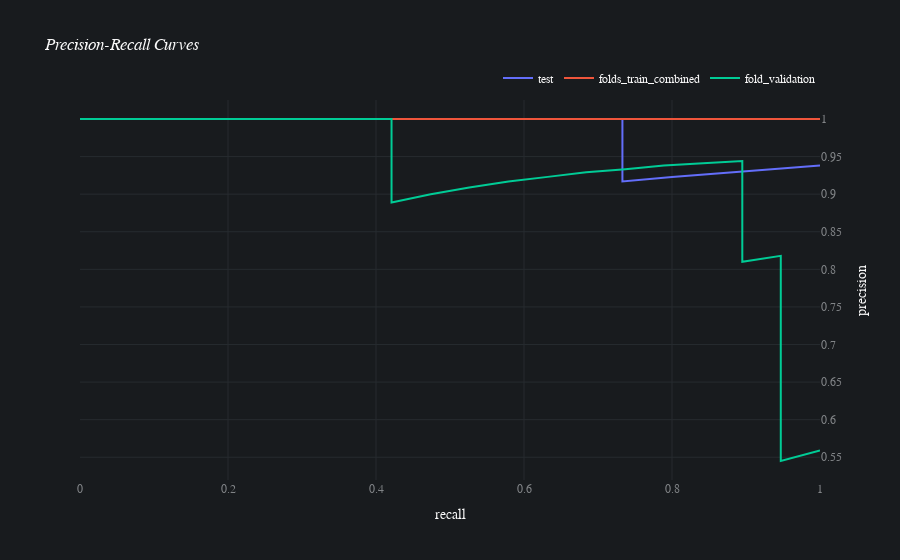

The notebook cell this image was saved under:
### Code cell
result.plot_precision_recall()

### Figure 1 — Plotly figure (JSON) as saved in the notebook; plotly's stock layout.template omitted (floating-point values rounded to 4 significant figures)
{"data": [{"hovertemplate": "split=test<br>recall=%{x}<br>precision=%{y}<extra></extra>", "legendgroup": "test", "line": {"color": "#636efa", "dash": "solid"}, "mode": "lines", "name": "test", "orientation": "v", "showlegend": true, "type": "scatter", "x": [1, 0.933, 0.867, 0.8, 0.733, 0.733, 0.667, 0.6, 0.533, 0.467, 0.4, 0.333, 0.267, 0.2, 0.133, 0], "xaxis": "x", "y": [0.938, 0.933, 0.929, 0.923, 0.917, 1, 1, 1, 1, 1, 1, 1, 1, 1, 1, 1], "yaxis": "y"}, {"hovertemplate": "split=folds_train_combined<br>recall=%{x}<br>precision=%{y}<extra></extra>", "legendgroup": "folds_train_combined", "line": {"color": "#EF553B", "dash": "solid"}, "mode": "lines", "name": "folds_train_combined", "orientation": "v", "showlegend": true, "type": "scatter", "x": [1, 0.987, 0.974, 0.962, 0.949, 0.936, 0.923, 0.91, 0.897, 0.885, 0.872, 0.859, 0.846, 0.833, 0.821, 0.808, 0.795, 0.782, 0.769, 0.756, 0.744, 0.731, 0.718, 0.705, 0.692, 0.679, 0.667, 0.654, 0.641, 0.628, 0.615, 0.603, 0.59, 0.577, 0.564, 0.551, 0.538, 0.526, 0.513, 0.5, 0.487, 0.474, 0.462, 0.449, 0.436, 0.423, 0.41, 0.397, 0.385, 0.372, 0.359, 0.346, 0.333, 0.321, 0.308, 0.295, 0.282, 0.269, 0.256, 0.244, 0.218, 0.205, 0.167, 0.154, 0], "xaxis": "x", "y": [1, 1, 1, 1, 1, 1, 1, 1, 1, 1, 1, 1, 1, 1, 1, 1, 1, 1, 1, 1, 1, 1, 1, 1, 1, 1, 1, 1, 1, 1, 1, 1, 1, 1, 1, 1, 1, 1, 1, 1, 1, 1, 1, 1, 1, 1, 1, 1, 1, 1, 1, 1, 1, 1, 1, 1, 1, 1, 1, 1, 1, 1, 1, 1, 1], "yaxis": "y"}, {"hovertemplate": "split=fold_validation<br>recall=%{x}<br>precision=%{y}<extra></extra>", "legendgroup": "fold_validation", "line": {"color": "#00cc96", "dash": "solid"}, "mode": "lines", "name": "fold_validation", "orientation": "v", "showlegend": true, "type": "scatter", "x": [1, 0.947, 0.947, 0.947, 0.947, 0.947, 0.947, 0.947, 0.947, 0.947, 0.947, 0.947, 0.947, 0.895, 0.895, 0.895, 0.895, 0.842, 0.789, 0.737, 0.684, 0.632, 0.579, 0.526, 0.474, 0.421, 0.421, 0.368, 0.316, 0.263, 0.211, 0.158, 0], "xaxis": "x", "y": [0.559, 0.545, 0.562, 0.581, 0.6, 0.621, 0.643, 0.667, 0.692, 0.72, 0.75, 0.783, 0.818, 0.81, 0.85, 0.895, 0.944, 0.941, 0.938, 0.933, 0.929, 0.923, 0.917, 0.909, 0.9, 0.889, 1, 1, 1, 1, 1, 1, 1], "yaxis": "y"}], "layout": {"autosize": true, "font": {"color": "#FAFAFA", "family": "Avenir"}, "hoverlabel": {"bgcolor": "#0F0F0F", "font": {"family": "Avenir", "size": 15}}, "legend": {"orientation": "h", "title": {}, "tracegroupgap": 0, "x": 1, "xanchor": "right", "y": 1.02, "yanchor": "bottom"}, "paper_bgcolor": "#181B1E", "plot_bgcolor": "#181B1E", "title": {"text": "<i>Precision-Recall Curves</i>"}, "xaxis": {"anchor": "y", "autorange": true, "domain": [0, 1], "gridcolor": "#262B2F", "range": [0, 1], "tickfont": {"color": "#818487"}, "title": {"text": "recall"}, "type": "linear", "zeroline": false}, "yaxis": {"anchor": "x", "autorange": true, "domain": [0, 1], "dtick": 0.05, "gridcolor": "#262B2F", "range": [0.5197, 1.025], "side": "right", "tick0": 0, "tickfont": {"color": "#818487"}, "tickmode": "linear", "title": {"text": "precision"}, "type": "linear", "zeroline": false}}}
